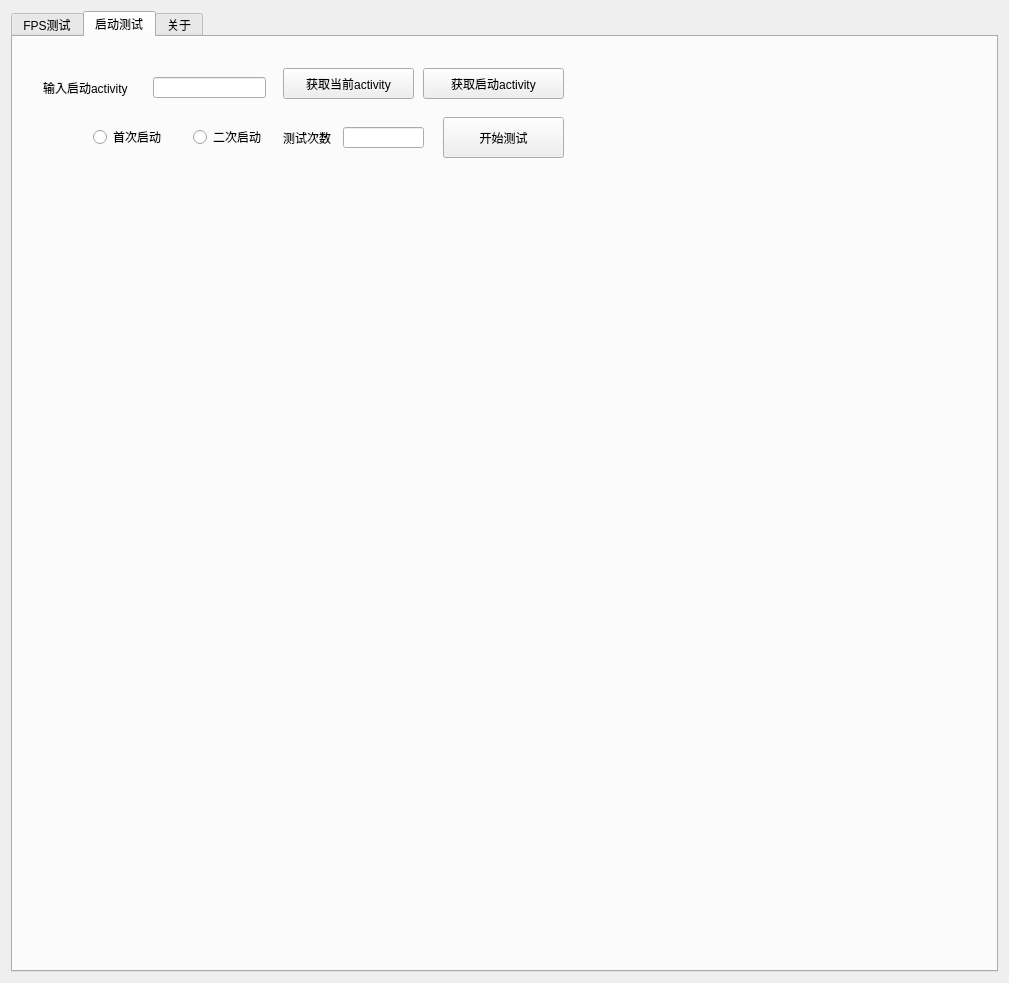
<?xml version="1.0" encoding="UTF-8"?>
<ui version="4.0">
 <class>Form</class>
 <widget class="QWidget" name="Form">
  <property name="geometry">
   <rect>
    <x>0</x>
    <y>0</y>
    <width>1009</width>
    <height>983</height>
   </rect>
  </property>
  <property name="windowTitle">
   <string>Form</string>
  </property>
  <layout class="QHBoxLayout" name="horizontalLayout">
   <item>
    <widget class="QTabWidget" name="tabWidget1">
     <property name="currentIndex">
      <number>1</number>
     </property>
     <widget class="QWidget" name="tab">
      <attribute name="title">
       <string>FPS测试</string>
      </attribute>
      <widget class="QPushButton" name="pushButton">
       <property name="geometry">
        <rect>
         <x>30</x>
         <y>50</y>
         <width>231</width>
         <height>131</height>
        </rect>
       </property>
       <property name="text">
        <string>PushButton</string>
       </property>
      </widget>
     </widget>
     <widget class="QWidget" name="tab_2">
      <attribute name="title">
       <string>启动测试</string>
      </attribute>
      <widget class="QLabel" name="label">
       <property name="geometry">
        <rect>
         <x>30</x>
         <y>40</y>
         <width>111</width>
         <height>21</height>
        </rect>
       </property>
       <property name="text">
        <string>输入启动activity</string>
       </property>
      </widget>
      <widget class="QLineEdit" name="page2_get_input_activity">
       <property name="geometry">
        <rect>
         <x>140</x>
         <y>40</y>
         <width>113</width>
         <height>21</height>
        </rect>
       </property>
      </widget>
      <widget class="QPushButton" name="page2_get_current_activity">
       <property name="geometry">
        <rect>
         <x>270</x>
         <y>31</y>
         <width>131</width>
         <height>31</height>
        </rect>
       </property>
       <property name="text">
        <string>获取当前activity</string>
       </property>
      </widget>
      <widget class="QPushButton" name="page2_get_start_activity">
       <property name="geometry">
        <rect>
         <x>410</x>
         <y>31</y>
         <width>141</width>
         <height>31</height>
        </rect>
       </property>
       <property name="text">
        <string>获取启动activity</string>
       </property>
      </widget>
      <widget class="QRadioButton" name="page2_is_first">
       <property name="geometry">
        <rect>
         <x>80</x>
         <y>90</y>
         <width>100</width>
         <height>20</height>
        </rect>
       </property>
       <property name="text">
        <string>首次启动</string>
       </property>
      </widget>
      <widget class="QRadioButton" name="page2_second">
       <property name="geometry">
        <rect>
         <x>180</x>
         <y>90</y>
         <width>100</width>
         <height>20</height>
        </rect>
       </property>
       <property name="text">
        <string>二次启动</string>
       </property>
      </widget>
      <widget class="QLabel" name="label_2">
       <property name="geometry">
        <rect>
         <x>270</x>
         <y>90</y>
         <width>61</width>
         <height>21</height>
        </rect>
       </property>
       <property name="text">
        <string>测试次数</string>
       </property>
      </widget>
      <widget class="QLineEdit" name="page2_test_num">
       <property name="geometry">
        <rect>
         <x>330</x>
         <y>90</y>
         <width>81</width>
         <height>21</height>
        </rect>
       </property>
      </widget>
      <widget class="QPushButton" name="page2_start_test">
       <property name="geometry">
        <rect>
         <x>430</x>
         <y>80</y>
         <width>121</width>
         <height>41</height>
        </rect>
       </property>
       <property name="text">
        <string>开始测试</string>
       </property>
      </widget>
      <widget class="QLabel" name="page2_show_result">
       <property name="geometry">
        <rect>
         <x>70</x>
         <y>160</y>
         <width>511</width>
         <height>441</height>
        </rect>
       </property>
       <property name="text">
        <string/>
       </property>
      </widget>
     </widget>
     <widget class="QWidget" name="tab_3">
      <attribute name="title">
       <string>关于</string>
      </attribute>
      <widget class="QLabel" name="label_3">
       <property name="geometry">
        <rect>
         <x>179</x>
         <y>115</y>
         <width>381</width>
         <height>211</height>
        </rect>
       </property>
       <property name="text">
        <string>仿写xx测试工具</string>
       </property>
       <property name="textFormat">
        <enum>Qt::RichText</enum>
       </property>
      </widget>
     </widget>
    </widget>
   </item>
  </layout>
 </widget>
 <resources/>
 <connections>
  <connection>
   <sender>tabWidget1</sender>
   <signal>currentChanged(int)</signal>
   <receiver>tabWidget1</receiver>
   <slot>setCurrentIndex(int)</slot>
   <hints>
    <hint type="sourcelabel">
     <x>327</x>
     <y>293</y>
    </hint>
    <hint type="destinationlabel">
     <x>327</x>
     <y>293</y>
    </hint>
   </hints>
  </connection>
 </connections>
</ui>
